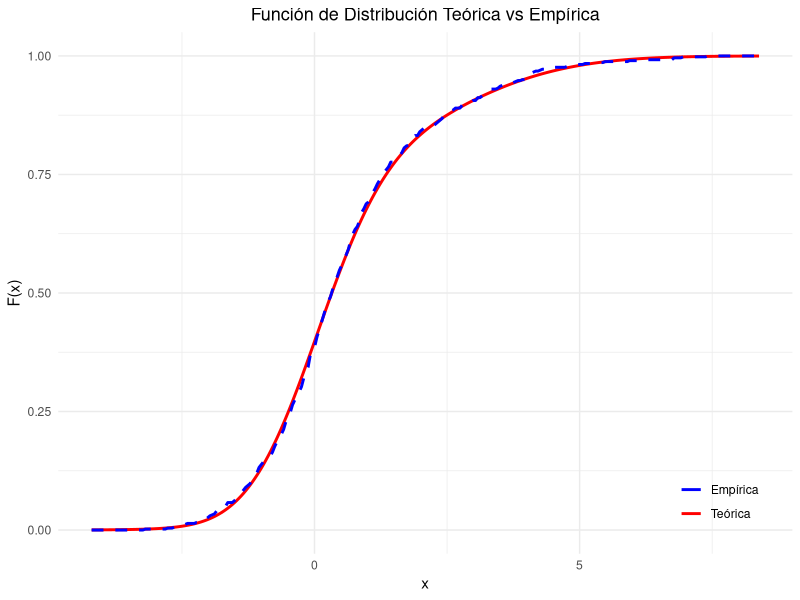
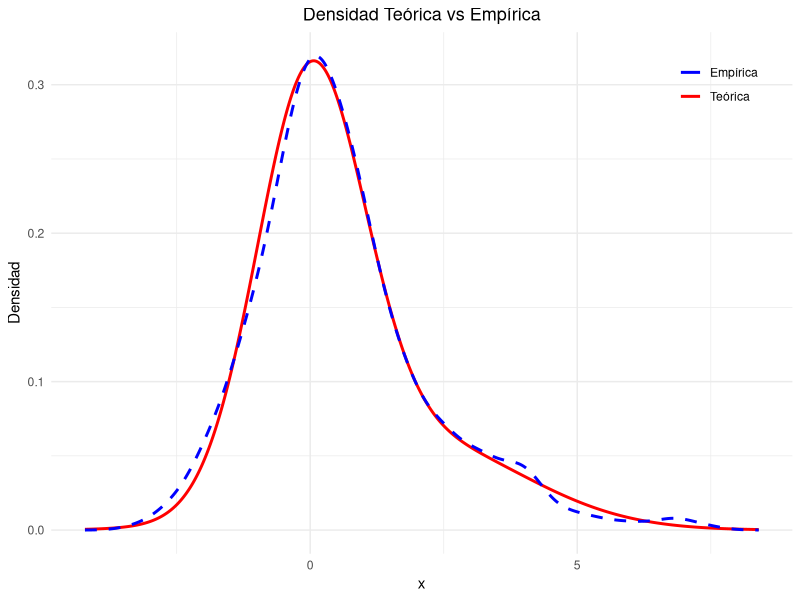
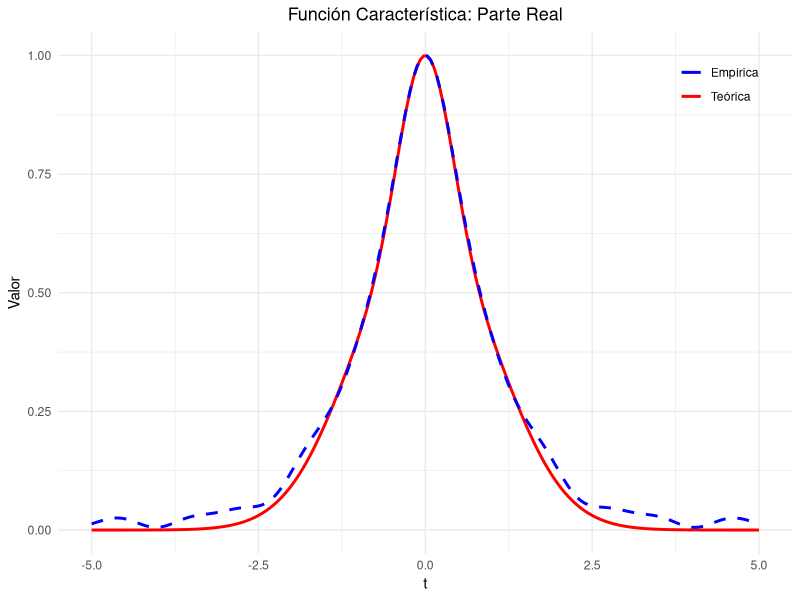
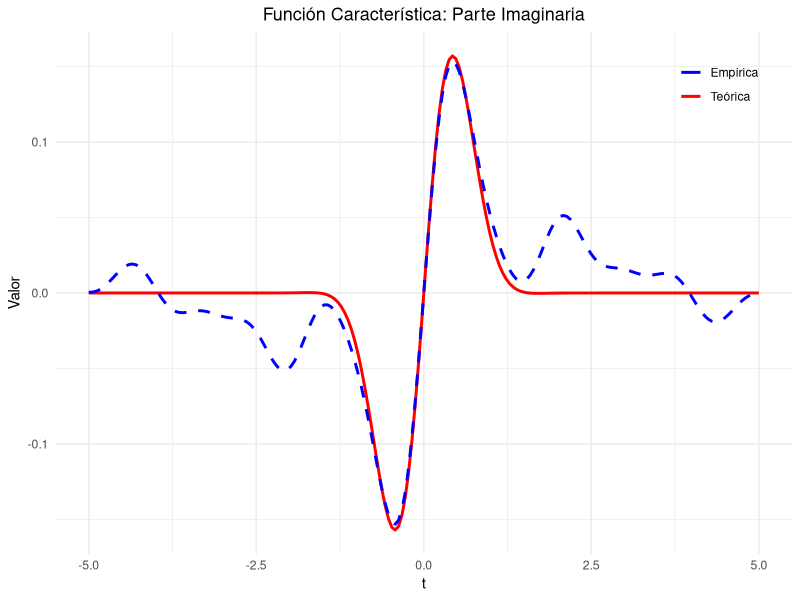
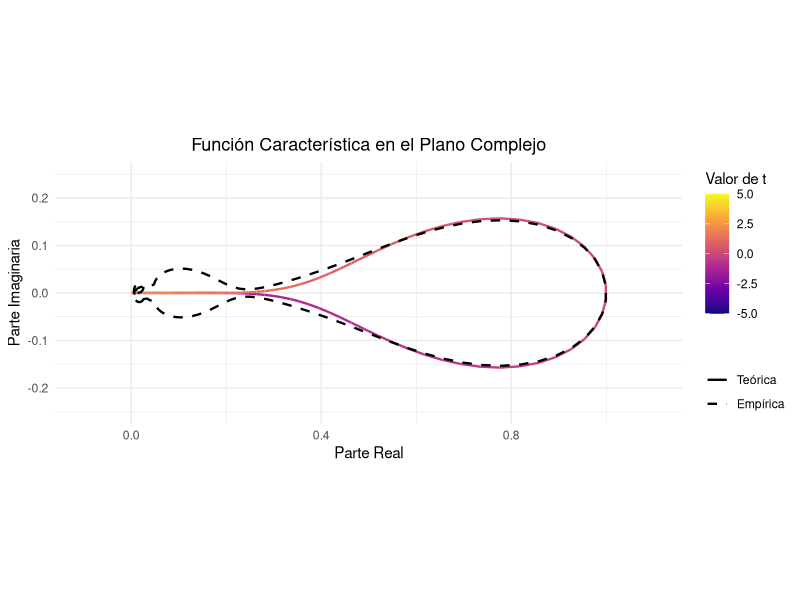
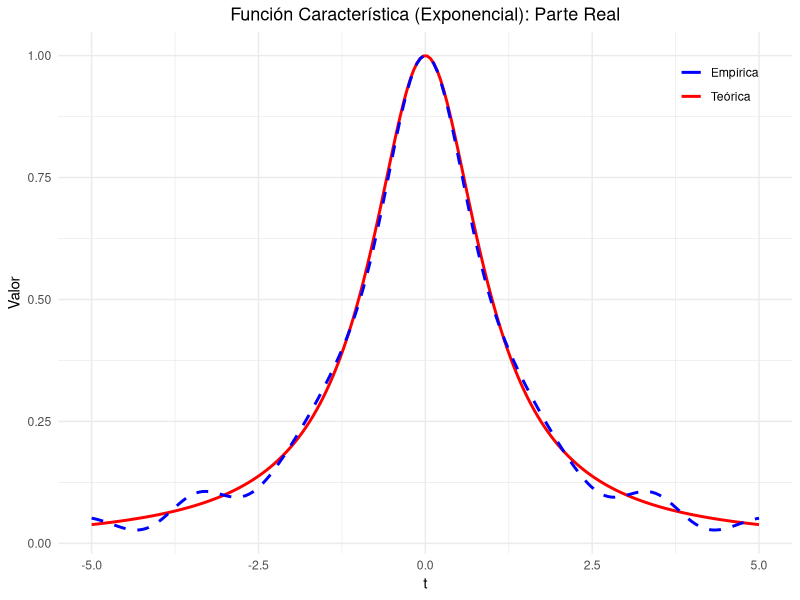
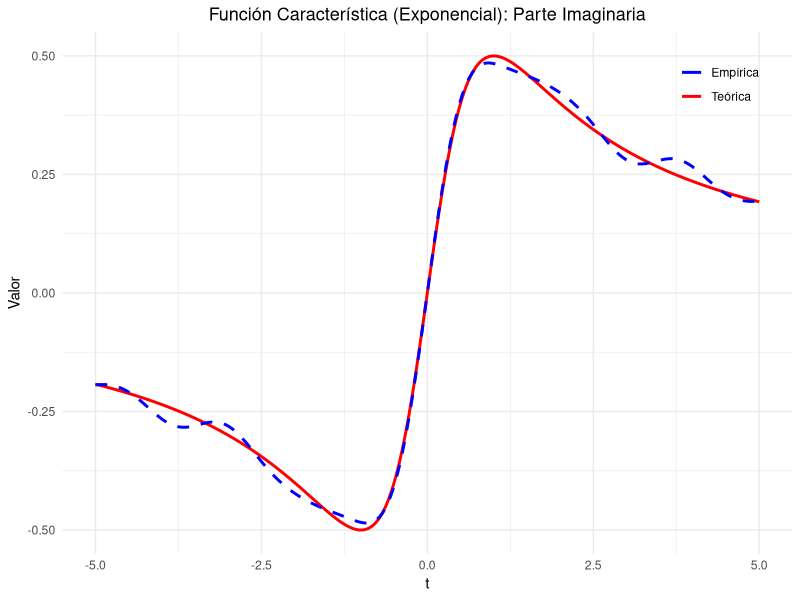
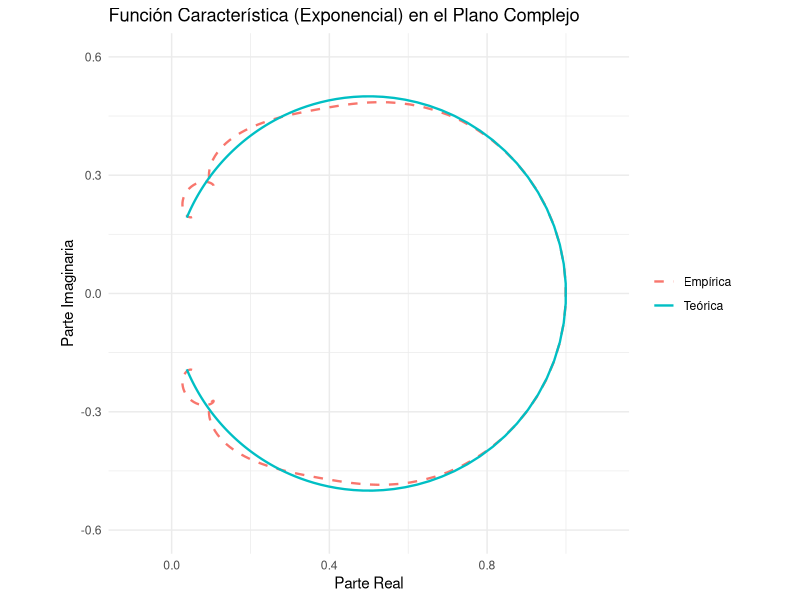

Write the R code that produced these figures, in order.
## ---- chunk 1
library(tidyverse)
library(viridisLite)
library(parallel)

set.seed(123)
## ---- chunk 2
n <- 500 #tamaño de la muestra
t_vals <- seq(-5, 5, length.out = 200) #valores de t para la FC

# Función característica empírica - FCE
phi_empirica <- function(t, x) {
  sapply(t, function(ti) {
    mean(exp(1i * ti * x))
  })
}

## ---- chunk 3
#Crear dataframe para los plots

crear_df <- function(t_vals, muestra){
# Calcular valores
phi_teo_vals <- phi_teorica(t_vals) 
phi_emp_vals <- phi_empirica(t_vals, muestra)

# Crear df en formato largo 
df_complex <- data.frame(
  t = rep(t_vals, 2),
  Re = c(Re(phi_teo_vals), Re(phi_emp_vals)),
  Im = c(Im(phi_teo_vals), Im(phi_emp_vals)),
  Tipo = factor(rep(c("Teórica", "Empírica"), each = length(t_vals)))
)

return(df_complex)
}
## ---- chunk 4
# Mezcla: 0.7 * N(0,1) + 0.3 * N(2,4)
componentes <- sample(c(1, 2), size = n, replace = TRUE, prob = c(0.7, 0.3))

# Generar muestras // sd = sqrt(4)
muestra <- numeric(n)
muestra[componentes == 1] <- rnorm(sum(componentes == 1), mean = 0, sd = 1)
muestra[componentes == 2] <- rnorm(sum(componentes == 2), mean = 2, sd = 2)


# Función característica teórica de la mezcla
phi_teorica <- function(t) {
  phi1 <- function(t) exp(-0.5 * t^2)                   # N(0,1)
  phi2 <- function(t) exp(1i * 2 * t - 0.5 * 4 * t^2)   # N(2,4)
  0.7 * phi1(t) + 0.3 * phi2(t)
} 

## ---- chunk 5
# Función de distribución teórica (CDF)
cdf <- function(x) {
  0.7 * pnorm(x, mean = 0, sd = 1) + 0.3 * pnorm(x, mean = 2, sd = 2)
} 

# Función de distribución empírica (ECDF)
ecdf_emp <- ecdf(muestra)

#Valores de x (evaluar las funciones)
x_vals <- seq(min(muestra) - 1, max(muestra) + 1, length.out = 300)

y_teo <- cdf(x_vals)
y_emp <- ecdf_emp(x_vals)

plot_base <- ggplot() +  
  scale_color_manual(values = c("Teórica" = "red", "Empírica" = "blue")) +
  scale_linetype_manual(values = c("Teórica" = "solid", "Empírica" = "dashed")) +
  theme_minimal() + guides(linetype = "none") + 
  theme(plot.title = element_text(hjust = 0.5, size = 13),legend.title = element_blank())

acummez <- plot_base + 
  geom_line(aes(x = x_vals, y = y_teo,
                color = "Teórica", linetype = "Teórica"), size = 1) +
  geom_line(aes(x = x_vals, y = y_emp,
                color = "Empírica", linetype = "Empírica"), size = 1) +  
  labs(title = "Función de Distribución Teórica vs Empírica", x = "x", 
       y = "F(x)", color = "Función") +
  theme(legend.position = c(0.9, 0.1))

acummez

#ggsave("MezclaAcumulada2.pdf", acummez, width = 6, height = 4)
## ---- chunk 6

# Densidad teórica de la mezcla
densidad_teorica <- function(x) {
  0.7 * dnorm(x, mean = 0, sd = 1) + 0.3 * dnorm(x, mean = 2, sd = 2)
}

# Densidad estimada con density()
densidad_estimada <- density(muestra)

x_vals <- densidad_estimada$x

densidadmez <- plot_base + 
  geom_line(aes(x = x_vals, y = densidad_teorica(x_vals),
                color = "Teórica", linetype = "Teórica"), size = 1) +
  geom_line(aes(x = x_vals, y = densidad_estimada$y,
                color = "Empírica", linetype = "Empírica"), size = 1) +  
  labs(title = "Densidad Teórica vs Empírica", x = "x", y = "Densidad", 
       color = "Función") +
  theme(legend.position = c(0.9, 0.9))

densidadmez
  
#ggsave("MezclaDensidad2.pdf", densidadmez, width = 6, height = 4)
## ---- chunk 7
data_mezcla <- crear_df(t_vals, muestra) 
## ---- chunk 8
#Plots .data[[y]]

crear_plot <- function(df, y, titulo, color1, color2) {
  
  y_teo <- df[df$Tipo == "Teórica", y]
  y_emp <- df[df$Tipo == "Empírica", y]
  t <- df[df$Tipo == "Empírica", "t"]

  ggplot() +
   geom_line(aes(x = t, y = y_teo,
                color = "Teórica", linetype = "Teórica"), size = 1) +
   geom_line(aes(x = t, y = y_emp,
                color = "Empírica", linetype = "Empírica"), size = 1) +
    labs(title = titulo, x = "t", y = "Valor") +
    scale_linetype_manual(values = c("Teórica" = "solid", "Empírica" = "dashed")) +
    scale_color_manual(values = c("Teórica" = color1, "Empírica" = color2)) +
  theme_minimal() + guides(linetype = "none") +
  theme(legend.title = element_blank(), legend.position = c(0.9, 0.9), 
        plot.title = element_text(hjust = 0.5, size = 13))
}
## ---- chunk 9

p_real <- crear_plot(data_mezcla, "Re","Función Característica: Parte Real", "red", "blue")

p_real
#ggsave("parte_real2.pdf", p_real, width = 6, height = 4)

## ---- chunk 10
p_imag <- crear_plot(data_mezcla, "Im", "Función Característica: Parte Imaginaria", "red", "blue")

p_imag

#ggsave("parte_imag2.pdf", p_imag, width = 6, height = 4)
## ---- chunk 11

crear_plot_complex_t <- function(df, titulo) {
  ggplot(df) +
    geom_path(data = subset(df, Tipo == "Teórica"),
      aes(x = Re, y = Im, color = t, linetype = Tipo),size = 0.8) +
    geom_path(data = subset(df, Tipo == "Empírica"),
              aes(x = Re, y = Im, linetype = Tipo),color = "black", size = 0.8) +
    scale_color_viridis_c(option = "plasma") +
    scale_linetype_manual(values = c("Teórica" = "solid", "Empírica" = "dashed")) +
    labs(title = titulo, x = "Parte Real", y = "Parte Imaginaria",
      color = "Valor de t",linetype = "") +
    coord_fixed() +
    theme_minimal() +
    theme(plot.title = element_text(hjust = 0.5, size = 13))
}

p_comp <- crear_plot_complex_t(data_mezcla,"Función Característica en el Plano Complejo") +
  xlim(-0.1, 1.1) +
  ylim(-0.25, 0.25) 
  #xlim(-0.05, 1.05) +
  #ylim(-0.2, 0.2) 

p_comp

#ggsave(filename = "MezclaNormalComp.pdf", plot = p_comp, width = 11.69, 
       #height = 5,units = "in",dpi = 300)
## ---- chunk 12
crear_plot_complex <- function(df, titulo){
   ggplot(df, aes(x = Re, y = Im, color = Tipo, linetype = Tipo)) +
  geom_path(size = 0.8) +
  labs(title = titulo, x = "Parte Real", y = "Parte Imaginaria") +
  coord_fixed() +  
  theme_minimal() +
  scale_linetype_manual(values = c("Teórica" = "solid", "Empírica" = "dashed")) +
  theme(legend.title = element_blank())
}
## ---- chunk 13
###### EXPONENCIAL ######
# Parámetro
lambda <- 1

# Generar muestra
muestra <- rexp(n, rate = lambda)

# Función característica teórica
phi_teorica <- function(t) {
  lambda / (lambda - 1i * t)
}

data_exp <- crear_df(t_vals, muestra)

#Parte real
data_exp |> crear_plot(y = "Re", 
            "Función Característica (Exponencial): Parte Real",  "red", "blue") 
#Parte Im
data_exp |> crear_plot(y = "Im", 
        "Función Característica (Exponencial): Parte Imaginaria",  "red", "blue") 
    
data_exp |> crear_plot_complex("Función Característica (Exponencial) en el Plano Complejo") + xlim(-0.1, 1.1) + ylim(-0.6, 0.6) 
## ---- chunk 14
###### POISSON ######

# Generar muestra de Poisson
lambda <- 1
muestra <- rpois(n, lambda)

# Función característica teórica de Poisson
phi_teorica <- function(t) {
  exp(lambda * (exp(1i * t) - 1))
}

data_poi <- crear_df(t_vals, muestra)
#Parte real
data_poi |> crear_plot(y = "Re", 
         "Función Característica  (Poisson): Parte Real",  "darkorange", "green") 
#Parte Im
data_poi |> crear_plot(y = "Im", 
    "Función Característica  (Poisson): Parte Imaginaria", "darkorange", "green") 

data_poi |> crear_plot_complex("Función Característica (Poisson) en el Plano Complejo") + xlim(0, 1.1) + ylim(-0.6, 0.6)
## ---- chunk 15
###### NORMAL ######

# Parámetros
mu <- 0
sigma <- 1

# Generar muestra normal
muestra <- rnorm(n, mean = mu, sd = sigma)

# Función característica teórica de la normal
phi_teorica <- function(t) {
  exp(1i * mu * t - 0.5 * sigma^2 * t^2)
}

data_norm <- crear_df(t_vals, muestra)

#Parte real
data_norm |> crear_plot(y = "Re", 
         "Función Característica (Normal): Parte Real", "darkgreen", "brown") 
#Parte Im
data_norm |> crear_plot(y = "Im", 
    "Función Característica (Normal): Parte Imaginaria", "darkgreen", "brown") 
data_norm |> crear_plot_complex("Función Característica (Normal) en el Plano Complejo") + xlim(-0.1, 1.1) + ylim(-0.2, 0.2)

## ---- chunk 16
###### BINOMIAL ######

# Parámetros
size_binom <- 10   # número de ensayos por variable
prob_binom <- 0.3  # probabilidad de éxito

# Generar muestra binomial
muestra <- rbinom(n, size = size_binom, prob = prob_binom)

# Función característica teórica de la Binomial
phi_teorica <- function(t) {
  (1 - prob_binom + prob_binom * exp(1i * t))^size_binom
}

data_bin <- crear_df(t_vals, muestra)

#Parte real
data_bin |> crear_plot(y = "Re", 
         "Función Característica (Binomial): Parte Real", "red", "darkcyan") 
#Parte Im
data_bin |> crear_plot(y = "Im", 
    "Función Característica (Binomial): Parte Imaginaria", "red", "darkcyan") 

data_bin |> crear_plot_complex("Función Característica (Binomial): en el Plano Complejo") + xlim(-1.1, 1.1) + ylim(-1.1, 1.1)
